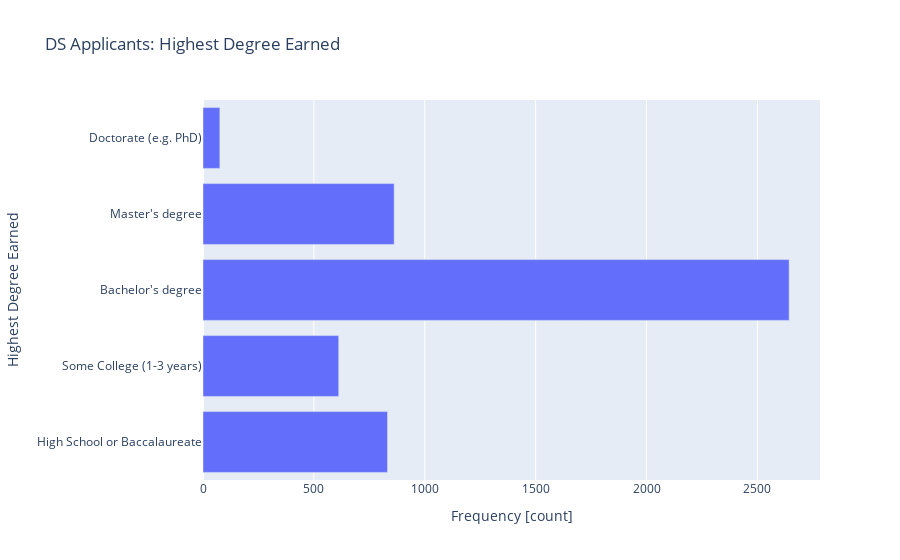

The notebook cell this image was saved under:
### Markdown cell above
**Task 7.1.21:** Create a function `build_ed_bar` that returns a plotly horizontal bar chart of `education`. Be sure to label your x-axis `"Frequency [count]"`, y-axis `"Highest Degree Earned"`, and use the title `"DS Applicant Education Levels"`.

- [What's a bar chart?](../%40textbook/08-visualization-plotly.ipynb#Bar-Chart)
- [Create a bar chart using plotly express.](../%40textbook/08-visualization-plotly.ipynb#Bar-Chart)

### Code cell
def build_ed_bar():
    # Create bar chart
    fig = px.bar(
        x=education, y=education.index,
        orientation="h",
        title="DS Applicants: Highest Degree Earned"
    )
    # Add axis labels
    fig.update_layout(xaxis_title="Frequency [count]", yaxis_title="Highest Degree Earned")
    return fig


ed_fig = build_ed_bar()
print("ed_fig type:", type(ed_fig))
ed_fig.show()

### Figure 1 — Plotly figure (JSON) as saved in the notebook; plotly's stock layout.template omitted (floating-point values rounded to 4 significant figures)
{"data": [{"alignmentgroup": "True", "hovertemplate": "x=%{x}<br>y=%{y}<extra></extra>", "legendgroup": "", "marker": {"color": "#636efa", "pattern": {"shape": ""}}, "name": "", "offsetgroup": "", "orientation": "h", "showlegend": false, "textposition": "auto", "type": "bar", "x": [832, 612, 2643, 862, 76], "xaxis": "x", "y": ["High School or Baccalaureate", "Some College (1-3 years)", "Bachelor's degree", "Master's degree", "Doctorate (e.g. PhD)"], "yaxis": "y"}], "layout": {"autosize": true, "barmode": "relative", "legend": {"tracegroupgap": 0}, "title": {"text": "DS Applicants: Highest Degree Earned"}, "xaxis": {"anchor": "y", "autorange": true, "domain": [0, 1], "range": [0, 2782.0], "title": {"text": "Frequency [count]"}, "type": "linear"}, "yaxis": {"anchor": "x", "autorange": true, "domain": [0, 1], "range": [-0.5, 4.5], "title": {"text": "Highest Degree Earned"}, "type": "category"}}}
